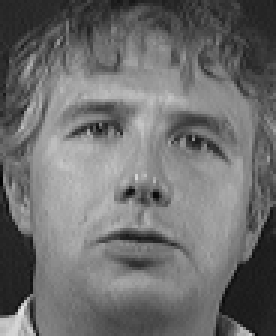
#> input picture Bilder2.0/training/s15/3.png, 92 x 112 px, given as the content of the folder Bilder/Training/AVIF/, which was not available (shown 3 times larger)
$ python npyMaker.py
#> lines starting #> are read from the running program, lines starting #| are printed output that depends on the picture
from PIL import Image
import os, sys
import cv2
import numpy as np
from cykooz.heif.pil import register_heif_opener

format = "AVIF"  # AVIF | JXR | JPEG2000 | JPG  | Original
# Path to image directory
path = "Bilder/Training/" + format + "/"
dirs = os.listdir(path)
dirs.sort()
x_train = []
x_target = []


def load_dataset():
    counter = 0
    # Append images to a list
    for subDirName in dirs:
        if subDirName == ".DS_Store":
            continue
        subDirPath = path + subDirName + "/"
        subDirs = os.listdir(subDirPath)
        subDirs.sort()
        targetAdded = False
        for item in subDirs:
            if item == ".DS_Store":
                continue
            itemPath = subDirPath + item
            if os.path.isfile(itemPath):

                register_heif_opener()
#> (this line was passed over: cykooz is not available in this run)
                im = Image.open(itemPath)
#> im is the input picture: PIL image 92x112 L; min 4, max 230, mean 110

                left = 14
                top = 24
                right = 78
                bottom = 88

                im = im.crop((left, top, right, bottom))
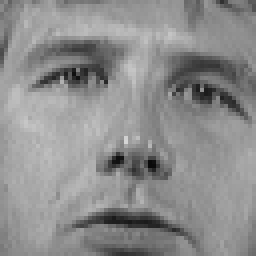
#> im: PIL image 64x64 L (shown 4 times larger); min 10, max 213, mean 141.1

                im = np.array(im)
                x_train.append(im)
                x_train.append(im)
                counter = counter + 1
                counter = counter + 1
                if counter == 400:
                    return
                if not targetAdded:
                    print(itemPath)
                    x_target.append(im)
                    targetAdded = True


if __name__ == "__main__":
    load_dataset()

    # Convert and save the list of images in '.npy' format
    imgset = np.array(x_train)
    np.save("imgds_" + format + ".npy", imgset)
    imgset = np.array(x_target)
    np.save("target_" + format + ".npy", imgset)

$ run again, on Bilder2.0/training/s27/6.png
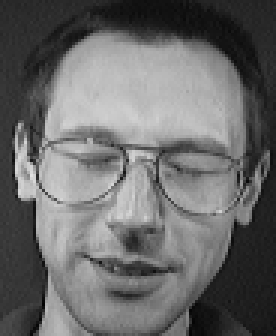
#> input picture Bilder2.0/training/s27/6.png, 92 x 112 px, given as the content of the folder Bilder/Training/AVIF/, which was not available (shown 3 times larger)
#> in load_dataset, im is the input picture: PIL image 92x112 L; min 2, max 226, mean 106.1
#> in load_dataset, `im = im.crop((left, top, right, bottom))`:
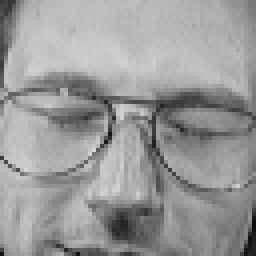
#> im: PIL image 64x64 L (shown 4 times larger); min 13, max 213, mean 153.9

$ run again, on Bilder2.0/training/s29/4.png
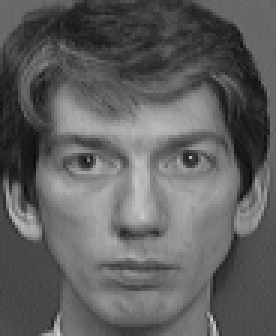
#> input picture Bilder2.0/training/s29/4.png, 92 x 112 px, given as the content of the folder Bilder/Training/AVIF/, which was not available (shown 3 times larger)
#> in load_dataset, im is the input picture: PIL image 92x112 L; min 11, max 208, mean 95.6
#> in load_dataset, `im = im.crop((left, top, right, bottom))`:
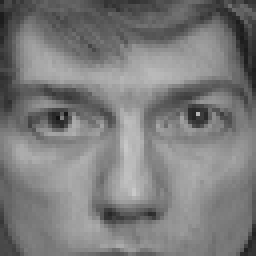
#> im: PIL image 64x64 L (shown 4 times larger); min 19, max 200, mean 123.5
